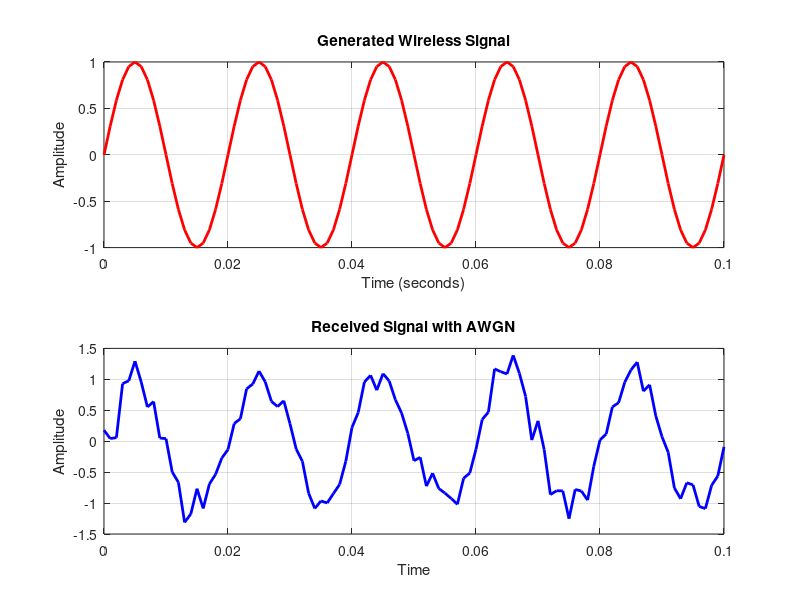

Recreate this plot in MATLAB.
clc;
clear;
close all;

%% Signal Parameters

Fs = 1000;          % Sampling Frequency (Hz)           
t = 0:1/Fs:0.1;

A = 1;              % Amplitude
f = 50;             % Signal Frequency (Hz)

%% Generate Signal

signal = A*sin(2*pi*f*t);

%% Plot

subplot(2,1,1)
plot(t,signal,'r','LineWidth',2);
grid on;
title('Generated Wireless Signal');
xlabel('Time (seconds)');
ylabel('Amplitude');

% Add noise to the original signal

SNR = 10;
received_signal = awgn(signal,SNR,'measured');

subplot(2,1,2)
plot(t,received_signal,'b','LineWidth',2);
grid on;
title('Received Signal with AWGN');
xlabel('Time');
ylabel('Amplitude');

% calculate energy

Energy = sum(received_signal.^2);

disp(Energy)
